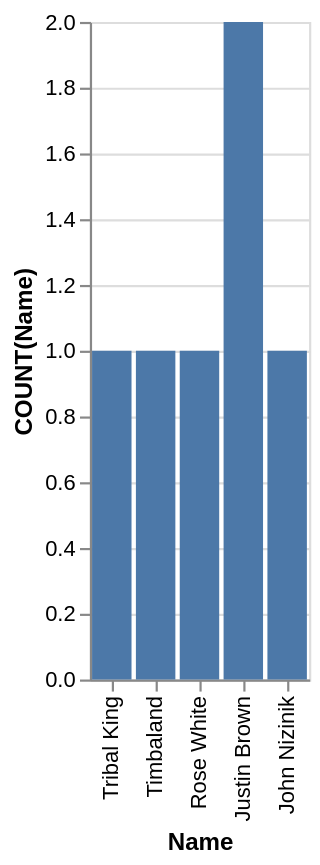

Write the Vega-Lite specification saved for this chart.
### Vega-Lite specification from a JSON file in a GitHub repository (floating-point values rounded to 4 significant figures)
{"data": {"values": [{"x_data": "Tribal King", "y_data": 1}, {"x_data": "Timbaland", "y_data": 1}, {"x_data": "Rose White", "y_data": 1}, {"x_data": "Justin Brown", "y_data": 2}, {"x_data": "John Nizinik", "y_data": 1}]}, "mark": "bar", "encoding": {"x": {"field": "x_data", "type": "nominal", "title": "Name", "sort": "descending"}, "y": {"field": "y_data", "type": "quantitative", "title": "COUNT(Name)"}}}
